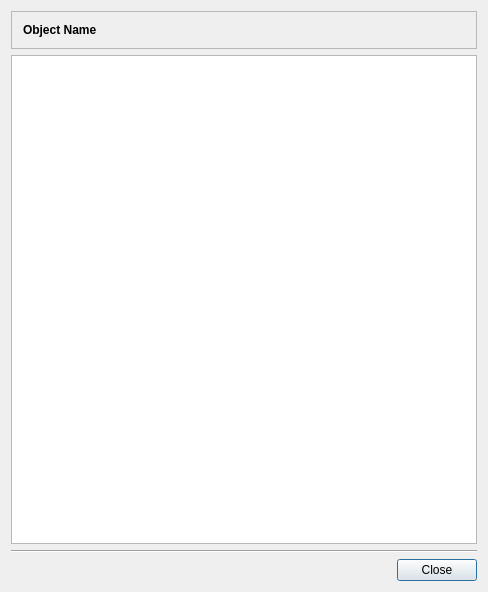
<ui version="4.0" >
 <class>SimpleTextView_q</class>
 <widget class="QDialog" name="SimpleTextView_q" >
  <property name="geometry" >
   <rect>
    <x>0</x>
    <y>0</y>
    <width>488</width>
    <height>592</height>
   </rect>
  </property>
  <property name="focusPolicy" >
   <enum>Qt::StrongFocus</enum>
  </property>
  <property name="windowTitle" >
   <string>Text viewer</string>
  </property>
  <layout class="QGridLayout" name="gridLayout" >
   <item row="0" column="0" >
    <widget class="QFrame" name="frame6" >
     <property name="frameShape" >
      <enum>QFrame::StyledPanel</enum>
     </property>
     <property name="frameShadow" >
      <enum>QFrame::Plain</enum>
     </property>
     <layout class="QGridLayout" >
      <property name="margin" >
       <number>11</number>
      </property>
      <item row="0" column="0" >
       <widget class="QLabel" name="objectname" >
        <property name="font" >
         <font>
          <weight>75</weight>
          <bold>true</bold>
         </font>
        </property>
        <property name="text" >
         <string>Object Name</string>
        </property>
        <property name="wordWrap" >
         <bool>false</bool>
        </property>
       </widget>
      </item>
     </layout>
    </widget>
   </item>
   <item row="1" column="0" >
    <widget class="QTextBrowser" name="textview" >
     <property name="openExternalLinks" >
      <bool>true</bool>
     </property>
    </widget>
   </item>
   <item row="2" column="0" >
    <widget class="Line" name="line2" >
     <property name="frameShape" >
      <enum>QFrame::HLine</enum>
     </property>
     <property name="frameShadow" >
      <enum>QFrame::Sunken</enum>
     </property>
     <property name="orientation" >
      <enum>Qt::Horizontal</enum>
     </property>
    </widget>
   </item>
   <item row="3" column="0" >
    <layout class="QHBoxLayout" >
     <item>
      <spacer>
       <property name="orientation" >
        <enum>Qt::Horizontal</enum>
       </property>
       <property name="sizeType" >
        <enum>QSizePolicy::Expanding</enum>
       </property>
       <property name="sizeHint" stdset="0" >
        <size>
         <width>91</width>
         <height>20</height>
        </size>
       </property>
      </spacer>
     </item>
     <item>
      <widget class="QPushButton" name="pushButton7" >
       <property name="text" >
        <string>Close</string>
       </property>
      </widget>
     </item>
    </layout>
   </item>
  </layout>
 </widget>
 <layoutdefault spacing="6" margin="11" />
 <resources/>
 <connections>
  <connection>
   <sender>pushButton7</sender>
   <signal>released()</signal>
   <receiver>SimpleTextView_q</receiver>
   <slot>close()</slot>
   <hints>
    <hint type="sourcelabel" >
     <x>20</x>
     <y>20</y>
    </hint>
    <hint type="destinationlabel" >
     <x>20</x>
     <y>20</y>
    </hint>
   </hints>
  </connection>
 </connections>
</ui>
